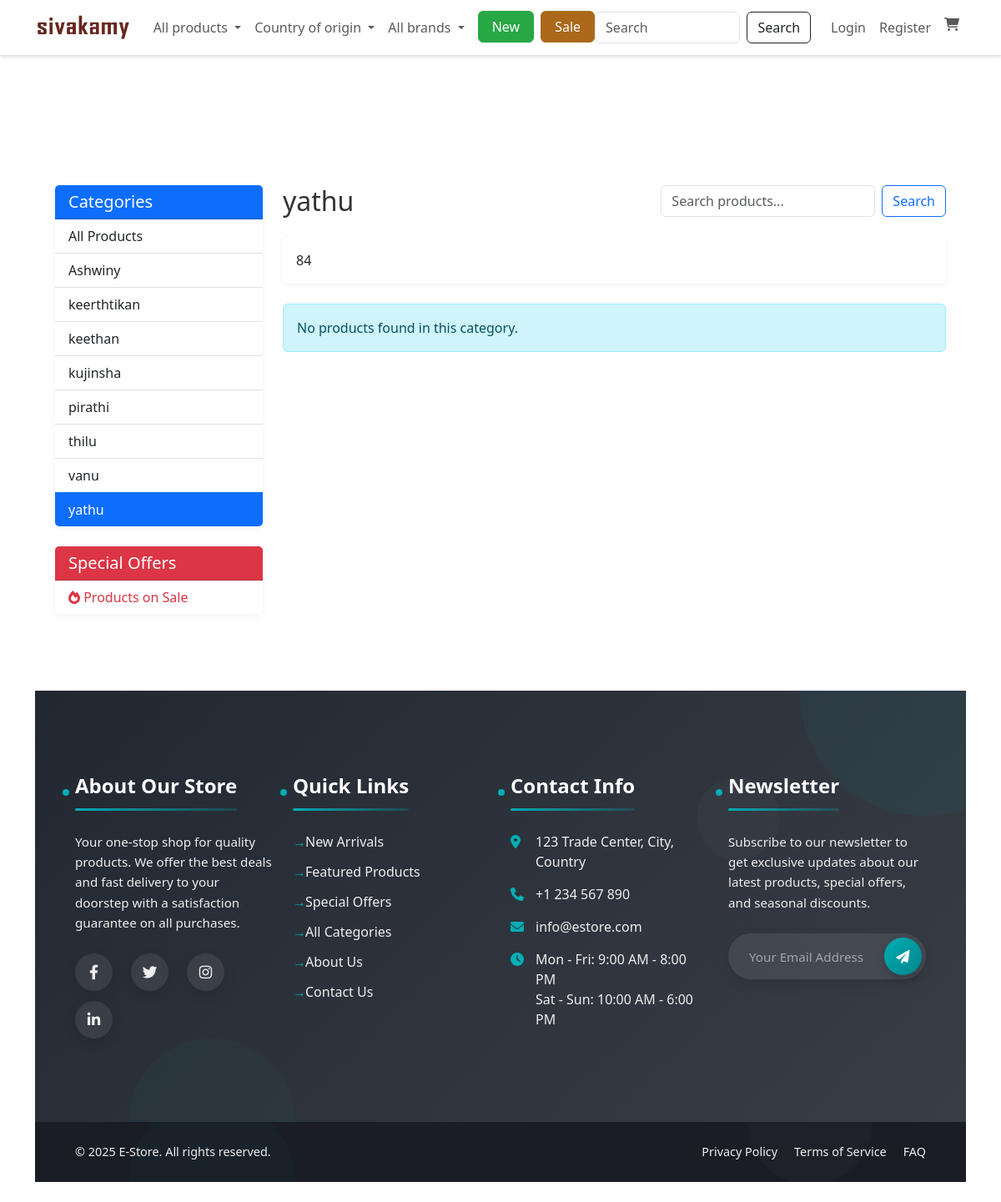
The app's page /?controller=product&action=category&id=62 with its own data.
### tables this page shows
CREATE TABLE IF NOT EXISTS `settings` (
  `id` int NOT NULL AUTO_INCREMENT,
  `key` varchar(100) NOT NULL,
  `value` text,
  `group` varchar(50) DEFAULT 'general',
  `created_at` timestamp NULL DEFAULT CURRENT_TIMESTAMP,
  `updated_at` timestamp NULL DEFAULT CURRENT_TIMESTAMP ON UPDATE CURRENT_TIMESTAMP,
  PRIMARY KEY (`id`),
  UNIQUE KEY `key` (`key`)
);

CREATE TABLE IF NOT EXISTS `categories` (
  `id` int NOT NULL AUTO_INCREMENT,
  `name` varchar(100) NOT NULL,
  `description` text,
  `icon` varchar(50) DEFAULT NULL,
  `image` varchar(255) DEFAULT NULL,
  `parent_id` int DEFAULT NULL,
  `status` tinyint(1) DEFAULT '1',
  `created_at` timestamp NULL DEFAULT CURRENT_TIMESTAMP,
  `updated_at` timestamp NULL DEFAULT CURRENT_TIMESTAMP ON UPDATE CURRENT_TIMESTAMP,
  `tax_id` int DEFAULT NULL,
  PRIMARY KEY (`id`),
  KEY `parent_id` (`parent_id`),
  KEY `fk_categories_tax` (`tax_id`)
);

### app/views/customer/products/category.php (the view, shortened to what the rows shown need)
<?php require_once APP_PATH . 'views/customer/layouts/header.php'; ?>
<div class="container py-5">
    <div class="row">
        <div class="col-md-3">
            <div class="card mb-4">
                <div class="card-header bg-primary text-white">
                    <h5 class="mb-0">Categories</h5>
                </div>
                <div class="list-group list-group-flush">
                    <a href="<?php echo BASE_URL; ?>?controller=product&action=index" class="list-group-item list-group-item-action">
                        All Products
                    </a>
                    <?php foreach($categories as $cat): ?>
                        <a href="<?php echo BASE_URL; ?>?controller=product&action=category&id=<?php echo $cat['id']; ?>" class="list-group-item list-group-item-action <?php echo ($cat['id'] == $category['id']) ? 'active' : ''; ?>">
                            <?php echo $cat['name']; ?>
                        </a>
                    <?php endforeach; ?>
                </div>
            </div>
            <div class="card">
                <div class="card-header bg-danger text-white">
                    <h5 class="mb-0">Special Offers</h5>
                </div>
                <div class="list-group list-group-flush">
                    <a href="<?php echo BASE_URL; ?>?controller=product&action=sale" class="list-group-item list-group-item-action text-danger">
                        <i class="fas fa-fire"></i> Products on Sale
                    </a>
                </div>
            </div>
        </div>
        <div class="col-md-9">
            <div class="d-flex justify-content-between align-items-center mb-4">
                <h2 class="mb-0"><?php echo $category['name']; ?></h2>
                <form action="<?php echo BASE_URL; ?>?controller=product&action=search" method="GET" class="d-flex">
                    <input type="text" name="keyword" class="form-control me-2" placeholder="Search products...">
                    <button type="submit" class="btn btn-outline-primary">Search</button>
                </form>
            </div>
            <?php if(!empty($category['description'])): ?>
                <div class="card mb-4">
                    <div class="card-body">
                        <p class="card-text"><?php echo $category['description']; ?></p>
                    </div>
                </div>
            <?php endif; ?>
            <?php if(empty($products)): ?>
                <div class="alert alert-info">No products found in this category.</div>
            <?php endif; ?>
        </div>
    </div>
</div>
<?php require_once APP_PATH . 'views/customer/layouts/footer.php'; ?>

### app/views/customer/layouts/header.php (shortened to what the rows shown need)
<!DOCTYPE html>
<html lang="en">
<head>
    <link href="https://cdn.jsdelivr.net/npm/bootstrap@5.3.0-alpha1/dist/css/bootstrap.min.css" rel="stylesheet">
    <link rel="stylesheet" href="https://cdnjs.cloudflare.com/ajax/libs/font-awesome/6.0.0/css/all.min.css">
    <link rel="stylesheet" href="https://cdnjs.cloudflare.com/ajax/libs/animate.css/4.1.1/animate.min.css">
    <link rel="stylesheet" href="<?php echo BASE_URL; ?>assets/css/style.css">
</head>
<body style="background-color: #fff;" class="mobile-nav-fixed d-flex flex-column min-vh-100">
    <?php
    $settingModel = new Setting();
    $siteLogo = $settingModel->getSetting('site_logo');
    $siteName = $settingModel->getSetting('site_name') ?: 'Sivakamy';
    ?>
    <nav class="navbar navbar-expand-lg navbar-light bg-white border-bottom d-none d-md-block">
        <div class="container">
            <a class="navbar-brand fw-bold" href="<?php echo BASE_URL; ?>">
                <?php if(!empty($siteLogo) && file_exists(UPLOAD_PATH . $siteLogo)): ?>
                    <img src="<?php echo BASE_URL . 'public/uploads/' . htmlspecialchars($siteLogo); ?>" alt="<?php echo htmlspecialchars($siteName); ?>" style="max-height: 40px;">
                <?php else: ?>
                    <?php echo htmlspecialchars($siteName); ?>
                <?php endif; ?>
            </a>
            <div class="collapse navbar-collapse" id="navbarSupportedContent">
                <ul class="navbar-nav me-auto mb-2 mb-lg-0">
                    <li class="nav-item dropdown">
                        <a class="nav-link dropdown-toggle" href="#" id="categoryDropdown" role="button" data-bs-toggle="dropdown" aria-expanded="false">
                            All products
                        </a>
                            <?php
                            $categoryModel = new Category();
                            $categories = $categoryModel->getActiveCategories();
                            ?>
                    </li>
                    <li class="nav-item dropdown">
                        <a class="nav-link dropdown-toggle" href="#" id="countryDropdown" role="button" data-bs-toggle="dropdown" aria-expanded="false">
                            Country of origin
                        </a>
                    </li>
                    <li class="nav-item dropdown">
                        <a class="nav-link dropdown-toggle" href="#" id="brandDropdown" role="button" data-bs-toggle="dropdown" aria-expanded="false">
                            All brands
                        </a>
                    </li>
                    <li class="nav-item ms-2">
                        <a href="#" class="btn btn-success px-3 fw-medium" style="background-color: #28a745; border-color: #28a745;">New </a>
                    </li>
                    <li class="nav-item ms-2">
                        <a href="#" class="btn btn-success px-3 fw-medium" style="background-color:rgb(172, 104, 26); border-color:rgb(167, 116, 40);">Sale</a>
                    </li>
                </ul>
                <div class="d-lg-flex flex-column flex-lg-row align-items-start align-items-lg-center mt-3 mt-lg-0">
                    <form class="d-none d-md-flex w-100 mb-3 mb-lg-0 me-lg-2" action="<?php echo BASE_URL; ?>?controller=product&action=search" method="GET">
                        <input class="form-control me-2" type="search" name="keyword" placeholder="Search" aria-label="Search">
                        <button class="btn btn-outline-dark" type="submit">Search</button>
                    </form>
                    <ul class="navbar-nav ms-lg-2">
                        <?php if(isLoggedIn()) : ?>
                            <li class="nav-item dropdown">
                                <a class="nav-link dropdown-toggle d-flex align-items-center" href="#" id="navbarDropdown" role="button" data-bs-toggle="dropdown" aria-expanded="false">
                                    <i class="fas fa-user-circle d-lg-none me-2"></i>
                                    <span><?php echo $_SESSION['user_name']; ?></span>
                                </a>
                                <ul class="dropdown-menu dropdown-menu-end" aria-labelledby="navbarDropdown">
                                    <li class="dropdown-header fw-bold">My Account</li>
                                    <li><a class="dropdown-item" href="<?php echo BASE_URL; ?>?controller=user&action=profile"><i class="fas fa-tachometer-alt me-2"></i>Dashboard</a></li>
                                    <li><a class="dropdown-item" href="<?php echo BASE_URL; ?>?controller=order"><i class="fas fa-shopping-bag me-2"></i>My Orders</a></li>
                                    <li><a class="dropdown-item" href="<?php echo BASE_URL; ?>?controller=invoice"><i class="fas fa-file-invoice me-2"></i>Invoices</a></li>
                                    <li><a class="dropdown-item" href="<?php echo BASE_URL; ?>?controller=order&action=templates"><i class="fas fa-clipboard-list me-2"></i>Order Templates</a></li>
                                    <li><a class="dropdown-item" href="<?php echo BASE_URL; ?>?controller=order&action=speed"><i class="fas fa-bolt me-2"></i>Speed Order</a></li>
                                    <li><a class="dropdown-item" href="<?php echo BASE_URL; ?>?controller=address"><i class="fas fa-address-book me-2"></i>Addresses</a></li>
                                    <li><a class="dropdown-item" href="<?php echo BASE_URL; ?>?controller=user&action=settings"><i class="fas fa-user-cog me-2"></i>Personal Settings</a></li>
                                    <?php if(isAdmin()) : ?>
                                        <li><hr class="dropdown-divider"></li>
                                        <li><a class="dropdown-item" href="<?php echo BASE_URL; ?>?controller=home&action=admin"><i class="fas fa-tachometer-alt me-2"></i>Admin Dashboard</a></li>
                                    <?php elseif(isStaff()) : ?>
                                        <li><hr class="dropdown-divider"></li>
                                        <li><a class="dropdown-item" href="<?php echo BASE_URL; ?>?controller=pos"><i class="fas fa-cash-register me-2"></i>POS System</a></li>
                                    <?php endif; ?>
                                    <li><hr class="dropdown-divider"></li>
                                    <li><a class="dropdown-item text-danger" href="<?php echo BASE_URL; ?>?controller=user&action=logout"><i class="fas fa-sign-out-alt me-2"></i>Logout</a></li>
                                </ul>
                            </li>
                        <?php else : ?>
                            <li class="nav-item d-flex align-items-center">
                                <a class="nav-link" href="<?php echo BASE_URL; ?>?controller=user&action=login">
                                    <i class="fas fa-sign-in-alt d-lg-none me-1"></i>Login
                                </a>
                            </li>
                            <li class="nav-item d-flex align-items-center">
                                <a class="nav-link" href="<?php echo BASE_URL; ?>?controller=user&action=register">
                                    <i class="fas fa-user-plus d-lg-none me-1"></i>Register
                                </a>
                            </li>
                        <?php endif; ?>
                        <li class="nav-item">
                            <a class="nav-link d-flex align-items-center" href="<?php echo BASE_URL; ?>?controller=cart">
                                <i class="fas fa-shopping-cart"></i>
                            </a>
                        </li>
                    </ul>
                </div>
            </div>
        </div>
    </nav>
    <main class="container py-4">
    <main class="container py-4">

### records on screen
settings: value (picture)
categories: name "Ashwiny"
categories: name "keerthtikan"
categories: name "keethan"
categories: name "kujinsha"
categories: name "pirathi"
categories: name "thilu"
categories: name "vanu"
categories: name "yathu", description "84"
